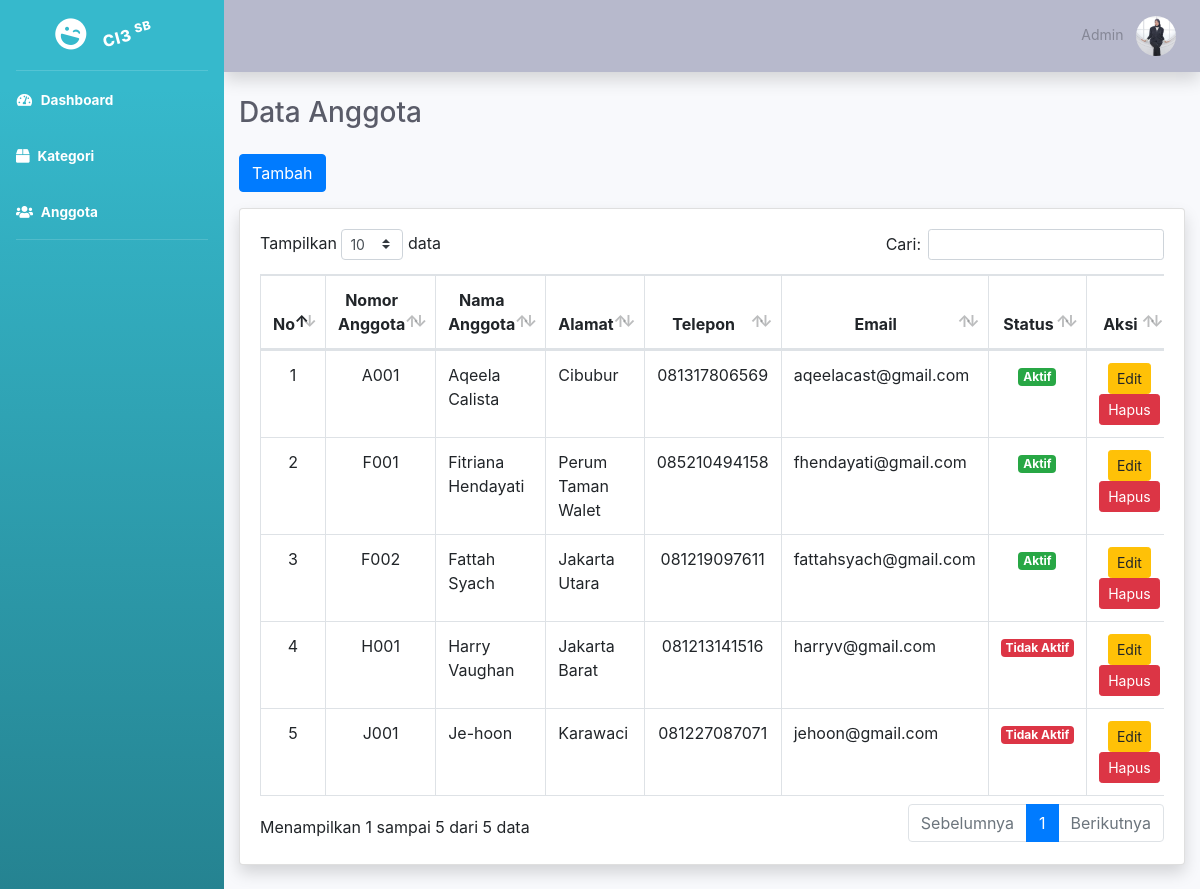
/index.php/anggota, run on the app's committed database.
### tables this page shows
CREATE TABLE `anggota` (
  `id` int(11) NOT NULL,
  `nomor_anggota` varchar(10) NOT NULL,
  `nama_anggota` varchar(100) NOT NULL,
  `alamat` varchar(200) NOT NULL,
  `telp_anggota` varchar(15) NOT NULL,
  `email` varchar(50) NOT NULL,
  `tanggal_daftar` date NOT NULL
);

### application/controllers/anggota.php (called while the page is built, shortened)
<?php
class anggota extends CI_Controller {
    public function __construct()
    {
        $this->load->model('anggota_model');
    }
    public function index()
    {
        $data['anggota'] = $this->anggota_model->get_all();
        $this->load->view('templates/header');
        $this->load->view('templates/sidebar');
        $this->load->view('templates/topbar');
        $this->load->view('anggota/index', $data);
        $this->load->view('templates/footer');
    }
}
?>

### index.php (called while the page is built, shortened)
<?php
require_once BASEPATH.'core/CodeIgniter.php';

### application/models/anggota_model.php (called while the page is built, shortened)
<?php
class anggota_model extends CI_Model {
    public function get_all()
    {
        $this->db->order_by('nomor_anggota', 'ASC');
        return $this->db->get('anggota')->result();
    }
}
?>

### application/views/anggota/index.php (the view, shortened to what this page needs)
<div class="container-fluid">
<h2 class="h3 mb-4 text-gray-800">Data Anggota</h2>
<a href="<?= site_url('anggota/tambah'); ?>" class="btn btn-primary mb-3">Tambah</a>
<div class="card shadow mb-4">
    <div class="card-body">
        <div class="table-responsive">
<table class="table table-bordered" width="100%" cellspacing="0" id="dataTable">
    <thead>
        <tr align="center">
            <th>No</th>
            <th>Nomor Anggota</th>
            <th>Nama Anggota</th>
            <th>Alamat</th>
            <th>Telepon</th>
            <th>Email</th>
            <th>Status</th>
            <th>Aksi</th>
        </tr>
    </thead>
    <tbody>
        <?php $no = 1; foreach ($anggota as $a): ?>
        <tr>
            <td align="center"><?= $no++; ?></td>
            <td align="center"><?= $a->nomor_anggota; ?></td>
            <td><?= $a->nama_anggota; ?></td>
            <td><?= $a->alamat; ?></td>
            <td align="center"><?= $a->telp_anggota; ?></td>
            <td><?= $a->email; ?></td>
            <td align="center">
                <?php
                    $tgl_daftar = strtotime($a->tanggal_daftar);
                    $sekarang = time();
                    if (($sekarang - $tgl_daftar) <= (365 * 24 * 60 * 60)) {
                        echo '<span class="badge badge-success">Aktif</span>';
                    } else {
                        echo '<span class="badge badge-danger">Tidak Aktif</span>';
                    }
                ?>
            </td>
            <td align="center">
                <a href="<?= site_url('anggota/edit/'.$a->id); ?>" class="btn btn-warning btn-sm">Edit</a>
                <button class="btn btn-danger btn-sm" data-toggle="modal" data-target="#hapusModal<?= $a->id ?>">Hapus</button>
            </td>
        </tr>
        <?php endforeach; ?>
    </tbody>
</table>
        </div>
    </div>
</div>
</div>

### application/views/templates/header.php (shortened to what this page needs)
<!DOCTYPE html>
<html lang="en">
    <head>
        <link href="<?= base_url('assets/vendor/fontawesome-free/css/all.min.css') ?>" rel="stylesheet">
            <link href="<?= base_url('assets/css/sb-admin-2.min.css') ?>" rel="stylesheet">
            <link href="<?= base_url('assets/vendor/datatables/dataTables.bootstrap4.min.css') ?>" rel="stylesheet">
                <link href="<?= base_url('assets/vendor/bootstrap/css/bootstrap.min.css') ?>" rel="stylesheet">
    </head>
    <body id="page-top">
        <div id="wrapper">

### application/views/templates/sidebar.php
<ul class="navbar-nav bg-gradient-info sidebar sidebar-dark accordion" id="accordionSidebar">
    <a class="sidebar-brand d-flex align-items-center justify-content-center" href="<?= site_url('dashboard')?>">
        <div class="sidebar-brand-icon rotate-15">
            <i class="fas fa-laugh-wink"></i>
        </div>
        <div class="sidebar-brand-text rotate-n-15 mx-3"> CI3 <sup>SB</sup></div>
    </a>
    <hr class="sidebar-divider my-0">
    <li class="nav-item active">
        <a class="nav-link" href="#">
            <i class="fas fa-fw fa-tachometer-alt"></i>
            <span>Dashboard</span>
        </a>
    </li>
    <li class="nav-item active">
        <a class="nav-link" href="<?= site_url('kategori') ?>">
            <i class="fas fa-box"></i>
            <span>Kategori</span>
        </a>
    </li>
    <li class="nav-item active">
        <a class="nav-link" href="<?= site_url('anggota') ?>">
            <i class="fas fa-users"></i>
            <span>Anggota</span>
        </a>
    </li>
    <hr class="sidebar-divider d-none d-md-block">
</ul>
<div id="content-wrapper" class="d-flex flex-column">
                <div id="content">

### application/views/templates/topbar.php (shortened to what this page needs)
<nav class="navbar navbar-expand navbar-light bg-gray-500 topar mb-4 static top shadow">
<ul class="navbar-nav ml-auto">
    <li class="nav-item dropdown no-arrow">
        <a class ="nav-link dropdown-toogle" href="#" id="userDropdown" role="button" data-toogle="dropdown" aria-haspopup="true" aria-expanded="false">
            <span class="mr-2 d-none d-lg-inline text-gray-600 small">Admin</span>
            <img class="img-profile rounded-circle" src="<?= base_url('assets/img/ProfilAdmin.jpeg')?>" width="40" height="40">
        </a>
    </li>
</ul>
</nav>

### application/views/templates/footer.php (shortened to what this page needs)
</div>
</div>
</div>
</body>
</html>

### data on the page
anggota: nomor_anggota "A001", nama_anggota "Aqeela Calista", alamat "Cibubur", telp_anggota "081317806569", email "aqeelacast@gmail.com", tanggal_daftar "Aktif"
anggota: nomor_anggota "F001", nama_anggota "Fitriana Hendayati", alamat "Perum Taman Walet", telp_anggota "085210494158", email "fhendayati@gmail.com", tanggal_daftar "Aktif"
anggota: nomor_anggota "F002", nama_anggota "Fattah Syach", alamat "Jakarta Utara", telp_anggota "081219097611", email "fattahsyach@gmail.com", tanggal_daftar "Aktif"
anggota: nomor_anggota "H001", nama_anggota "Harry Vaughan", alamat "Jakarta Barat", telp_anggota "081213141516", email "harryv@gmail.com", tanggal_daftar "Tidak Aktif"
anggota: nomor_anggota "J001", nama_anggota "Je-hoon", alamat "Karawaci", telp_anggota "081227087071", email "jehoon@gmail.com", tanggal_daftar "Tidak Aktif"
